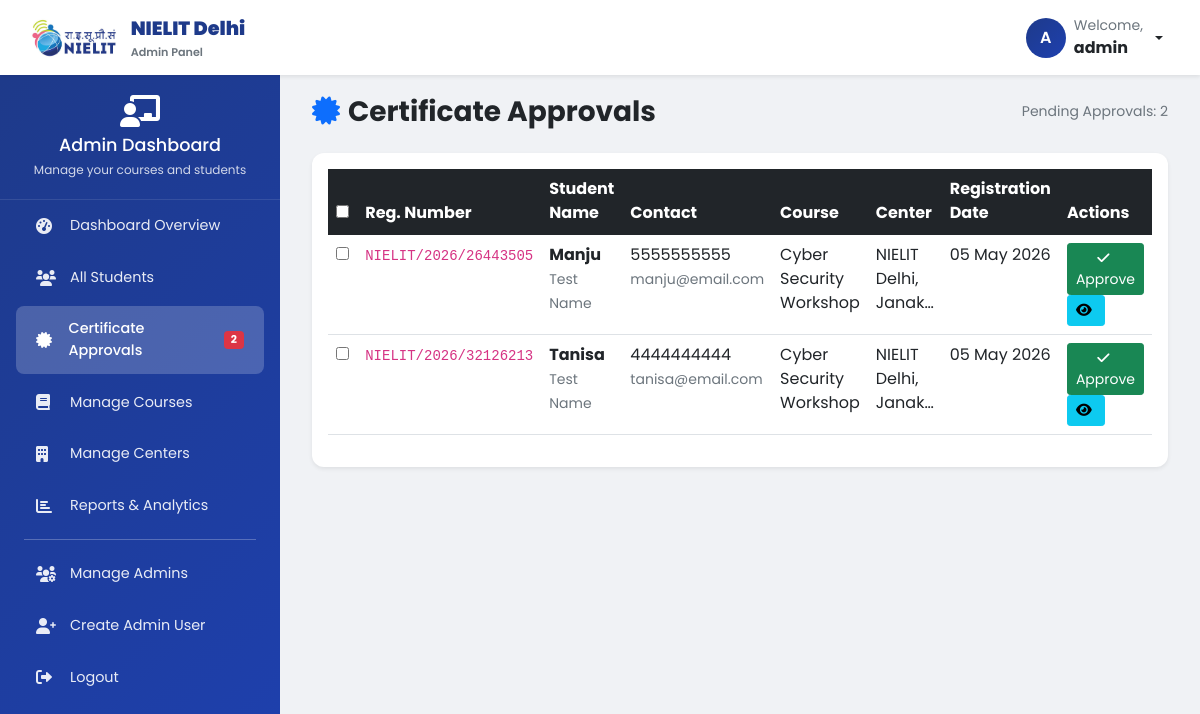
Page /dashboard/approve/ (signed in) on the committed database.
### registration/models.py (models this page shows, shortened)
class Student(models.Model):
    CATEGORY_CHOICES = [
        ('general', 'General'),
        ('sc', 'SC'),
        ('st', 'ST'),
        ('ews', 'EWS'),
        ('obc', 'OBC'),
    ]
    STATUS_CHOICES = [
        ('pending', 'Pending'),
        ('confirmed', 'Confirmed'),
        ('cancelled', 'Cancelled'),
        ('completed', 'Completed'),
    ]
    id = models.UUIDField(primary_key=True, default=uuid.uuid4, editable=False)
    name = models.CharField(max_length=200)
    mobile_number = models.CharField(max_length=10, validators=[
        RegexValidator(r'^\d{10}$', 'Enter a valid 10-digit mobile number')
    ])
    date_of_birth = models.DateField()
    category = models.CharField(max_length=20, choices=CATEGORY_CHOICES, default='general')
    email_id = models.EmailField()
    father_name = models.CharField(max_length=200)
    course_enrolled = models.ForeignKey(Course, on_delete=models.CASCADE, related_name='students')
    preferred_centre = models.ForeignKey(Centre, on_delete=models.SET_NULL, null=True, blank=True, related_name='students')  # CHANGED: Allow NULL
    is_approved = models.BooleanField(default=False)
    registration_date = models.DateTimeField(auto_now_add=True)
    registration_number = models.CharField(max_length=50, unique=True, blank=True)
    status = models.CharField(max_length=20, choices=STATUS_CHOICES, default='pending')
    updated_at = models.DateTimeField(auto_now=True)
    class Meta:
        unique_together = [['email_id', 'course_enrolled']]
        indexes = [
            models.Index(fields=['email_id', 'course_enrolled']),
            models.Index(fields=['mobile_number', 'course_enrolled']),
            models.Index(fields=['registration_number']),
        ]
        ordering = ['-registration_date']

### course/models.py (models this page shows, shortened)
class Course(models.Model):
    STATUS_CHOICES = [
        ('active', 'Active'),
        ('inactive', 'Inactive'),
        ('ongoing', 'Ongoing'),
        ('open', 'Open for Registration'),
        ('closed', 'Registration Closed'),
        ('completed', 'Completed'),
    ]
    MODE_CHOICES = [
        ('online', 'Online'),
        ('offline', 'Offline'),
        ('hybrid', 'Hybrid'),
    ]
    COURSE_TYPE_CHOICES = [
        ('regular', 'Regular Course (Multiple Days/Weeks)'),
        ('workshop', 'Single Day Workshop/Event'),
        ('Online Bootcamp', 'Online Bootcamp'),
        ('seminar', 'Seminar'),
        ('webinar', 'Webinar'),
    ]
    id = models.UUIDField(primary_key=True, default=uuid.uuid4, editable=False)
    course_name = models.CharField(max_length=200)
    course_desc = models.TextField()
    slug = models.SlugField(max_length=200, unique=True, null=True, blank=True)
    course_duration = models.CharField(max_length=100, blank=True, null=True, help_text="e.g., 3 months, 6 weeks (for regular courses)")
    course_type = models.CharField(max_length=20, choices=COURSE_TYPE_CHOICES, default='regular')
    course_status = models.CharField(max_length=20, choices=STATUS_CHOICES, default='open')
    course_fees = models.DecimalField(max_digits=10, decimal_places=2, default=0, null=True, blank=True)
    is_free = models.BooleanField(default=False, null=True, blank=True)
    start_date = models.DateField(null=True, blank=True)
    end_date = models.DateField(null=True, blank=True)
    event_date = models.DateField(null=True, blank=True, help_text="For single day events/workshops")
    registration_deadline = models.DateField(null=True, blank=True)
    image = models.ImageField(upload_to=course_image_upload_path, blank=True, null=True)
    syllabus_file = models.FileField(upload_to=course_syllabus_upload_path, blank=True, null=True)
    modules_info = models.TextField(blank=True, null=True, help_text="Enter module details, topics covered, syllabus structure")
    prerequisites = models.TextField(blank=True, null=True)
    learning_outcomes = models.TextField(blank=True, null=True)
    mode = models.CharField(max_length=20, null=True, blank=True, choices=MODE_CHOICES, default='offline')
    max_seats = models.PositiveIntegerField(default=30, null=True, blank=True)
    available_centres = models.ManyToManyField(Centre, blank=True, related_name='available_courses',
                                                help_text="Select centres where this course is offered")
    is_active = models.BooleanField(default=True)
    is_featured = models.BooleanField(default=False)
    created_at = models.DateTimeField(auto_now_add=True)
    updated_at = models.DateTimeField(auto_now=True)
    class Meta:
        ordering = ['-created_at']

class Centre(models.Model):
    id = models.UUIDField(primary_key=True, default=uuid.uuid4, editable=False)
    centre_name = models.CharField(max_length=200)
    centre_address = models.TextField()
    centre_contact = models.CharField(max_length=15)
    centre_email = models.EmailField()
    centre_desc = models.TextField(blank=True)
    created_at = models.DateTimeField(auto_now_add=True)
    class Meta:
        ordering = ['centre_name']

### dashboard/views.py (the view)
# urls.py: path('approve/', views.approve_certificate, name='approve_certificate'),
@user_passes_test(is_admin)
def approve_certificate(request):
    students = Student.objects.filter(
        status='confirmed',
        is_approved=False
    ).select_related('course_enrolled', 'preferred_centre')
    context = {
        'students': students,
        'pending_approvals_count': students.count(),
    }
    return render(request, 'dashboard/approve_certificate.html', context)

### dashboard/views.py (called while the page is built)
def is_admin(user):
    return user.is_authenticated and user.is_staff

### dashboard/templates/dashboard/approve_certificate.html (shortened to what this page needs)
{% extends 'dashboard/base_dashboard.html' %}
{% block dashboard_content %}
<div class="container-fluid">
    <div class="d-flex justify-content-between align-items-center mb-4">
        <h1 class="h3 fw-bold text-dark mb-0">
            <i class="fas fa-certificate text-primary me-2"></i>Certificate Approvals
        </h1>
        <div class="text-muted small">Pending Approvals: {{ students|length }}</div>
    </div>
    <div class="card shadow-sm">
        <div class="card-body">
            {% if students %}
            <form method="post" id="approveForm" action="{% url 'dashboard:approve_bulk' %}">
                <div class="table-responsive">
                    <table class="table table-hover" id="approvalsTable">
                        <thead class="table-dark">
                            <tr>
                                <th width="40">
                                    <input type="checkbox" id="selectAll">
                                </th>
                                <th>Reg. Number</th>
                                <th>Student Name</th>
                                <th>Contact</th>
                                <th>Course</th>
                                <th>Center</th>
                                <th>Registration Date</th>
                                <th>Actions</th>
                            </tr>
                        </thead>
                        <tbody>
                            {% for student in students %}
                            <tr>
                                <td>
                                    <input type="checkbox" name="student_ids" value="{{ student.id }}" class="student-checkbox">
                                </td>
                                <td><code class="small">{{ student.registration_number }}</code></td>
                                <td>
                                    <strong>{{ student.name }}</strong><br>
                                    <small class="text-muted">{{ student.father_name }}</small>
                                </td>
                                <td>
                                    {{ student.mobile_number }}<br>
                                    <small class="text-muted">{{ student.email_id|truncatechars:20 }}</small>
                                </td>
                                <td>{{ student.course_enrolled.course_name|truncatechars:25 }}</td>
                                <td>{{ student.preferred_centre.centre_name|truncatechars:20 }}</td>
                                <td>{{ student.registration_date|date:"d M Y" }}</td>
                                <td>
                                    <button type="button" class="btn btn-sm btn-success approve-single" data-id="{{ student.id }}">
                                        <i class="fas fa-check me-1"></i>Approve
                                    </button>
                                    <a href="{% url 'dashboard:student_detail' student.id %}" class="btn btn-sm btn-info">
                                        <i class="fas fa-eye me-1"></i>
                                    </a>
                                </td>
                            </tr>
                            {% endfor %}
                        </tbody>
                    </table>
                </div>
            </form>
            {% endif %}
        </div>
    </div>
</div>
{% endblock %}

### dashboard/templates/dashboard/base_dashboard.html (shortened to what this page needs)
{% load static %}
<!DOCTYPE html>
<html lang="en">
<head>
    <link href="https://cdn.jsdelivr.net/npm/bootstrap@5.1.3/dist/css/bootstrap.min.css" rel="stylesheet">
    <link rel="stylesheet" href="https://cdnjs.cloudflare.com/ajax/libs/font-awesome/6.0.0/css/all.min.css">
    <link href="https://cdn.datatables.net/1.11.5/css/dataTables.bootstrap5.min.css" rel="stylesheet">
</head>
<body>
    <nav class="admin-navbar">
        <div class="container-fluid px-4">
            <div class="d-flex justify-content-between align-items-center">
                <a class="navbar-brand d-flex align-items-center" href="{% url 'dashboard:index' %}">
                    <img src="{% static 'assets/nielit_logo.jpg' %}" alt="NIELIT Logo" onerror="this.src='https://via.placeholder.com/40?text=N'">
                    <div>
                        <strong>NIELIT Delhi</strong>
                        <small class="d-block text-muted" style="font-size: 0.7rem;">Admin Panel</small>
                    </div>
                </a>
                <div class="admin-user">
                    <div class="dropdown">
                        <button class="btn btn-link text-dark text-decoration-none dropdown-toggle d-flex align-items-center gap-2" type="button" data-bs-toggle="dropdown">
                            <div class="user-avatar">
                                {{ user.username|make_list|first|upper }}
                            </div>
                            <div class="text-start">
                                <small class="d-block text-muted">Welcome,</small>
                                <strong>{{ user.username }}</strong>
                            </div>
                        </button>
                    </div>
                </div>
            </div>
        </div>
    </nav>
    <div class="dashboard-container">
        <div class="dashboard-sidebar" id="dashboardSidebar">
            <div class="sidebar-header">
                <i class="fas fa-chalkboard-user fa-2x mb-2"></i>
                <h4>Admin Dashboard</h4>
                <p>Manage your courses and students</p>
            </div>
            <nav class="nav flex-column px-2">
                <a class="nav-link {% if request.resolver_match.url_name == 'index' %}active{% endif %}" href="{% url 'dashboard:index' %}">
                    <i class="fas fa-tachometer-alt"></i>
                    <span>Dashboard Overview</span>
                </a>
                <a class="nav-link {% if request.resolver_match.url_name == 'students_list' %}active{% endif %}" href="{% url 'dashboard:students_list' %}">
                    <i class="fas fa-users"></i>
                    <span>All Students</span>
                </a>
                <a class="nav-link {% if request.resolver_match.url_name == 'approve_certificate' %}active{% endif %}" href="{% url 'dashboard:approve_certificate' %}">
                    <i class="fas fa-certificate"></i>
                    <span>Certificate Approvals</span>
                    {% if pending_approvals_count %}
                    <span class="badge bg-danger ms-auto">{{ pending_approvals_count }}</span>
                    {% endif %}
                </a>
                <a class="nav-link" href="{% url 'course:course_list' %}">
                    <i class="fas fa-book"></i>
                    <span>Manage Courses</span>
                </a>
                <a class="nav-link" href="{% url 'course:centre_list' %}">
                    <i class="fas fa-building"></i>
                    <span>Manage Centers</span>
                </a>
                <a class="nav-link {% if request.resolver_match.url_name == 'reports' %}active{% endif %}" href="{% url 'dashboard:reports' %}">
                    <i class="fas fa-chart-bar"></i>
                    <span>Reports & Analytics</span>
                </a>
                <hr class="my-2 mx-3" style="border-color: rgba(255,255,255,0.1);">
                <a class="nav-link" href="{% url 'account:manage_admins' %}">
    <i class="fas fa-users-cog"></i>
    <span>Manage Admins</span>
</a>
                <a class="nav-link" href="{% url 'account:create_admin' %}">
                    <i class="fas fa-user-plus"></i>
                    <span>Create Admin User</span>
                </a>
                <a class="nav-link text-danger" href="{% url 'account:logout' %}">
                    <i class="fas fa-sign-out-alt"></i>
                    <span>Logout</span>
                </a>
            </nav>
        </div>
        <div class="dashboard-content">
            {% block dashboard_content %}{% endblock %}
        </div>
    </div>
</body>
</html>

### dashboard/templates/dashboard/base_dashboard.html (style rules this page uses)
* { font-family: 'Poppins', sans-serif; }
body { background-color: #f0f2f5; margin: 0; padding: 0; }
.admin-navbar { background: white; box-shadow: 0 2px 4px rgba(0,0,0,0.08); position: sticky; top: 0; z-index: 1000; padding: 0.5rem 0; }
.admin-navbar .navbar-brand { font-size: 1.2rem; font-weight: 600; color: #1e3a8a !important; }
.admin-navbar .navbar-brand img { height: 40px; margin-right: 10px; }
.admin-navbar .admin-user { display: flex; align-items: center; gap: 15px; }
.admin-navbar .user-avatar { width: 40px; height: 40px; background: linear-gradient(135deg, #1e3a8a, #1e40af); border-radius: 50%; display: flex; align-items: center; justify-content: center; color: white; font-weight: 600; }
.dashboard-container { display: flex; min-height: calc(100vh - 72px); }
.dashboard-sidebar { width: 280px; background: linear-gradient(135deg, #1e3a8a 0%, #1e40af 100%); color: white; transition: all 0.3s ease; position: fixed; left: 0; height: calc(100vh - 72px); overflow-y: auto; z-index: 99; }
.dashboard-sidebar .sidebar-header { padding: 20px; border-bottom: 1px solid rgba(255,255,255,0.1); text-align: center; }
.dashboard-sidebar .sidebar-header h4 { margin-bottom: 5px; font-size: 1.1rem; }
.dashboard-sidebar .sidebar-header p { font-size: 0.75rem; opacity: 0.8; margin-bottom: 0; }
.dashboard-sidebar .nav-link { color: rgba(255,255,255,0.9) !important; padding: 12px 20px; margin: 3px 8px; border-radius: 8px; transition: all 0.3s ease; display: flex; align-items: center; gap: 12px; font-size: 0.9rem; }
.dashboard-sidebar .nav-link.active { background: rgba(255,255,255,0.2); color: white !important; font-weight: 500; }
.dashboard-sidebar .nav-link i { width: 22px; font-size: 1rem; }
.dashboard-sidebar .nav-link .badge { margin-left: auto; }
.dashboard-content { flex: 1; margin-left: 280px; padding: 20px; background: #f0f2f5; min-height: calc(100vh - 72px); }
.card { border: none; border-radius: 12px; box-shadow: 0 1px 3px rgba(0,0,0,0.08); }

### rows in the picture
Student: registration_number "NIELIT/2026/26443505", name "Manju", father_name "Test Name", mobile_number "5555555555", email_id "manju@email.com", course_enrolled.course_name "Cyber Security Workshop", preferred_centre.centre_name "NIELIT Delhi, Janak…", registration_date "05 May 2026"
Student: registration_number "NIELIT/2026/32126213", name "Tanisa", father_name "Test Name", mobile_number "4444444444", email_id "tanisa@email.com", course_enrolled.course_name "Cyber Security Workshop", preferred_centre.centre_name "NIELIT Delhi, Janak…", registration_date "05 May 2026"

### other values in the picture
{{ user.username|make_list|first|upper }} "A"
{{ user.username }} "admin"
{{ pending_approvals_count }} "2"
{{ students|length }} "2"
